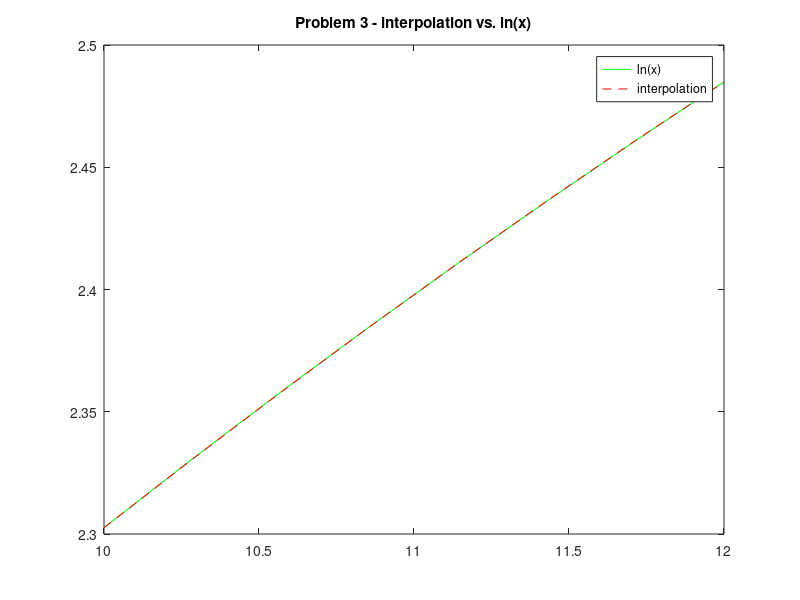
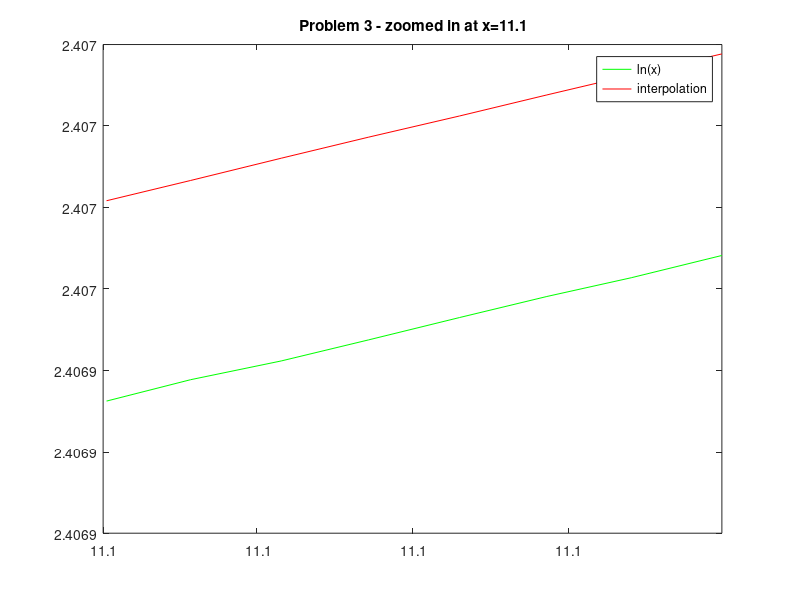

Write the MATLAB code that produced these figures, in order. (Note: this script raises an error after producing the figures.)
%%
%%%%%%%%%%%%%%%%%%%%%%%%%%%%%%% PROBLEM 3 %%%%%%%%%%%%%%%%%%%%%%%%%%%%%%%%
clear all
%
fs = @(x) log(x); %the function that we want to interpolate

p = @(x) log(10) *((x - 11)* (x - 12)) / 2 ...
+ log(11)* ((x - 10) *(x - 12)) / -1 + log(12)*(x - 10) *(x - 11)/2;
% p is constructed using Lagrange polynomial interpolation method

figure 
fplot(fs, [10,12], 'g')
hold on
fplot(p, [10,12], '--r')
title('Problem 3 - interpolation vs. ln(x)')
legend('ln(x)', 'interpolation')
hold off

figure 
fplot(fs, [11.0999 11.1001], 'g')
hold on
fplot(p, [11.0999 11.1001], 'r')
legend('ln(x)', 'interpolation')
title('Problem 3 - zoomed in at x=11.1')
% error: e_n (x) = \omega(x)/(n+1)! * f^(n+1)(\xi)
% To find the minimum and maximum bounds, we take the 3rd derivative of the
% function (since we used 3 points for interpolation) and evaluate the error
% evalute the error function at 10 and 12 for the lower and upper bounds.
syms x
f = log(x); % approximated function
f3 = diff(diff(diff(f))); % that function's 3rd derivative
poly2sym(f3, 'x');
f3 = matlabFunction(f3); % make f3 a function in matlab
omega = @(x) (x-10)*(x-11)*(x-12); % the omega function from the error formula
r = omega(11.1)/6; % evaluate omega at 11.1. 6 is (n+1)!
m = f3(10)*r; % f3*r finishes the error formula, this is the lower bound
M = f3(12)*r; % upper bound
% after running code, here are the outputs for the upper and lower bounds
%
% m =  -3.299999999999989e-05 
% M =  -1.909722222222215e-05
%
